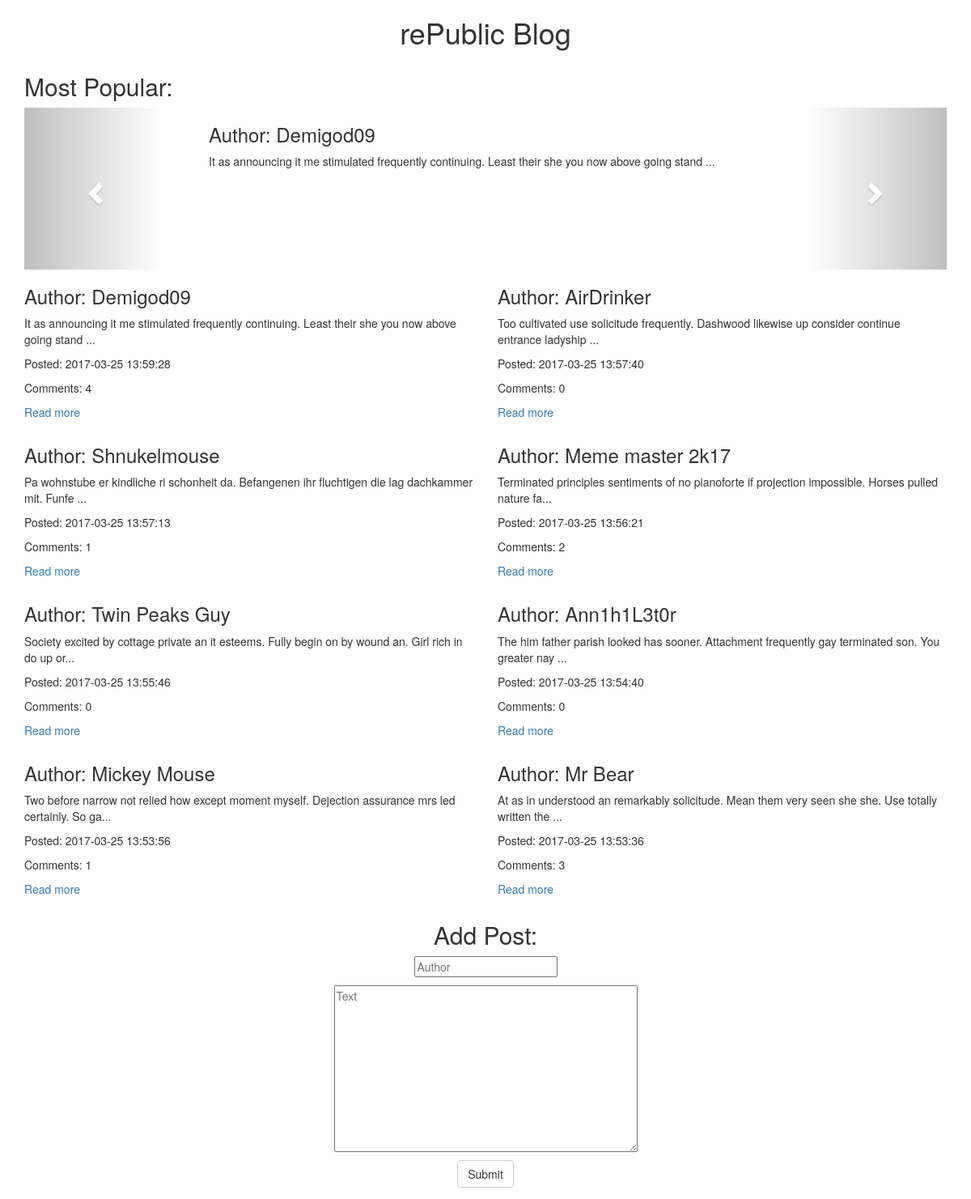
The page / on the database its author committed.
### tables this page shows
CREATE TABLE `blogposts` (
  `id` int(6) UNSIGNED NOT NULL,
  `autname` varchar(50) NOT NULL,
  `text` varchar(3000) NOT NULL,
  `post_date` timestamp NOT NULL DEFAULT CURRENT_TIMESTAMP ON UPDATE CURRENT_TIMESTAMP
);

### query_constructor.php (called while the page is built, shortened)
<?php
         function selectPosts($option)
        {
            $nect = '';
            if($option == 1)
            { $nect = 'SELECT blogposts.*, COUNT(id_post) AS post_count '
                    . 'from blogposts LEFT JOIN comments '
                    .'ON blogposts.id = comments.id_post '
                    . 'GROUP BY blogposts.id order by blogposts.post_date desc;'; }
            if($option == 2)
            { $nect = ' SELECT blogposts.*, COUNT(id_post) AS post_count
    FROM blogposts LEFT JOIN comments
    ON blogposts.id = comments.id_post
    GROUP BY blogposts.id
    ORDER BY post_count DESC LIMIT 5;'; }
            $result = null;
            $res = mysql_query($nect);
            while ($row = mysql_fetch_assoc($res)) {
                $result[] = $row;
            }
            return $result;
        }

### index.php (the view, shortened to what this page needs)
<html>
    <head>
	<link rel="stylesheet" href="css/bootstrap.min.css">
        <link rel="stylesheet" href="css/plus.css">
    </head>
    <body>
        <div class='container'>
            <h1>rePublic Blog</h1>
        <?php
        require_once('query_constructor.php');
        $result = selectPosts(2);
        ?>
        <div class='row'>
            <div class='col-xs-12'>
                <h2>Most Popular:</h2>
        <div id="myCarousel" class="carousel slide" data-ride="carousel">
            <div class="carousel-inner" role="listbox">
        <?php
        if(count($result)>0){
        foreach($result as $res)
        {
        ?>
        <div class="item">
            <h3>Author: <?php echo $res['autname']; ?></h3>
            <p><?php echo substr($res['text'], 0, 99).'...'; ?></p>
        </div>
        <?php
        }
        }
        ?>
            </div>
        <a class="left carousel-control" href="#myCarousel" role="button" data-slide="prev">
            <span class="glyphicon glyphicon-chevron-left" aria-hidden="true"></span>
        </a>
        <a class="right carousel-control" href="#myCarousel" role="button" data-slide="next">
            <span class="glyphicon glyphicon-chevron-right" aria-hidden="true"></span>
        </a>
        </div>
            </div>
        </div>
        <?php
        $result = selectPosts(1);
        ?>
        <div id='allposts' class='row'>
        <?php
        if(count($result)>0){
        foreach($result as $res)
        {
        ?>
        <div class="prepost col-md-6">
            <h3>Author: <?php echo $res['autname']; ?></h3>
            <p><?php echo substr($res['text'], 0, 99).'...'; ?></p>
            <p>Posted: <?php echo $res['post_date']; ?></p>
            <p>Comments: <?php echo $res['post_count']; ?></p>
            <p><a href='one_post.php?post_id=<?php echo $res['id']; ?>'>Read more</a></p>
        </div>
        <?php
        }
        }
        ?>
        </div>
    <div id='addpostform' class='row'>
        <div class='col-md-8 col-md-offset-2'>
            <h2>Add Post:</h2>
        <form action="" method="post">
  <p><input type="text" name="author" placeholder="Author" maxlength="50" required></p>
  <p><textarea type="text" name="message" placeholder="Text" rows='10' maxlength="3000" required></textarea></p>
  <p><input type="submit" name="addpost" class='btn btn-default'></p>
 </form>
    </div>
        </div>
    </div>
    </body>
</html>

### css/plus.css (style rules this page uses)
h1 { text-align: center; }
#myCarousel { min-height: 200px; }
#myCarousel .item { padding-left: 20%; }
#addpostform, #addcomform { text-align: center; }
#addpostform textarea, #addcomform textarea { width: 50%; }

### rows shown on the page
blogposts: autname "Demigod09", text "It as announcing it me stimulated frequently continuing. Least their she you now above going stand", post_date "2017-03-25 13:59:28", post_count "4"
blogposts: autname "AirDrinker", text "Too cultivated use solicitude frequently. Dashwood likewise up consider continue entrance ladyship", post_date "2017-03-25 13:57:40", post_count "0"
blogposts: autname "Shnukelmouse", text "Pa wohnstube er kindliche ri schonheit da. Befangenen ihr fluchtigen die lag dachkammer mit. Funfe", post_date "2017-03-25 13:57:13", post_count "1"
blogposts: autname "Meme master 2k17", text "Terminated principles sentiments of no pianoforte if projection impossible. Horses pulled nature fa", post_date "2017-03-25 13:56:21", post_count "2"
blogposts: autname "Twin Peaks Guy", text "Society excited by cottage private an it esteems. Fully begin on by wound an. Girl rich in do up or", post_date "2017-03-25 13:55:46", post_count "0"
blogposts: autname "Ann1h1L3t0r", text "The him father parish looked has sooner. Attachment frequently gay terminated son. You greater nay", post_date "2017-03-25 13:54:40", post_count "0"
blogposts: autname "Mickey Mouse", text "Two before narrow not relied how except moment myself. Dejection assurance mrs led certainly. So ga", post_date "2017-03-25 13:53:56", post_count "1"
blogposts: autname "Mr Bear", text "At as in understood an remarkably solicitude. Mean them very seen she she. Use totally written the", post_date "2017-03-25 13:53:36", post_count "3"
